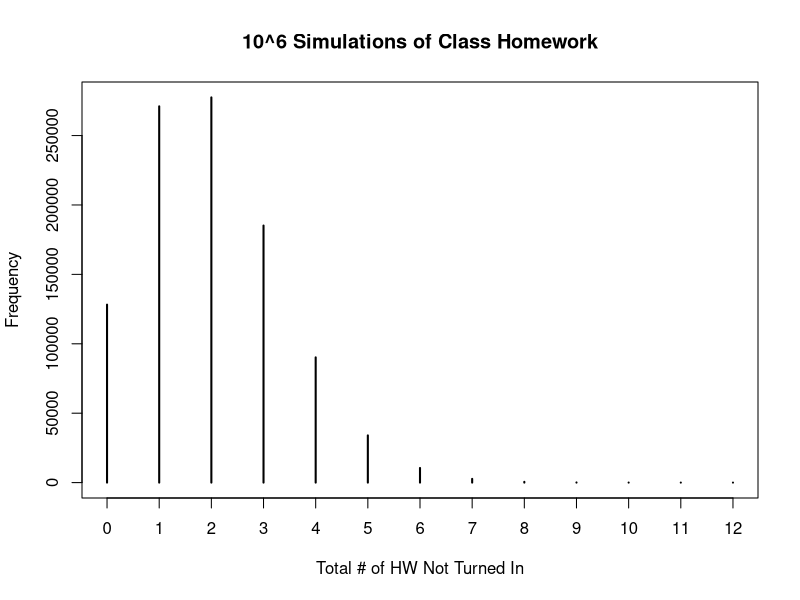
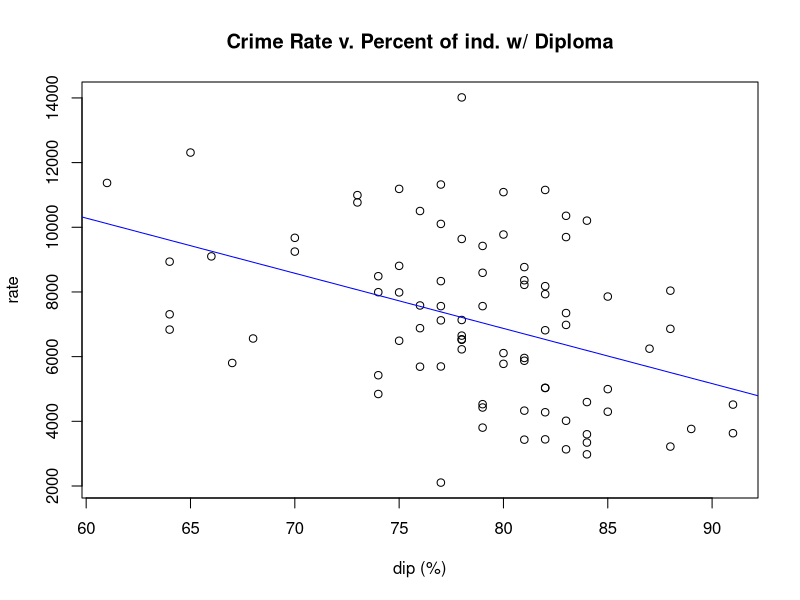
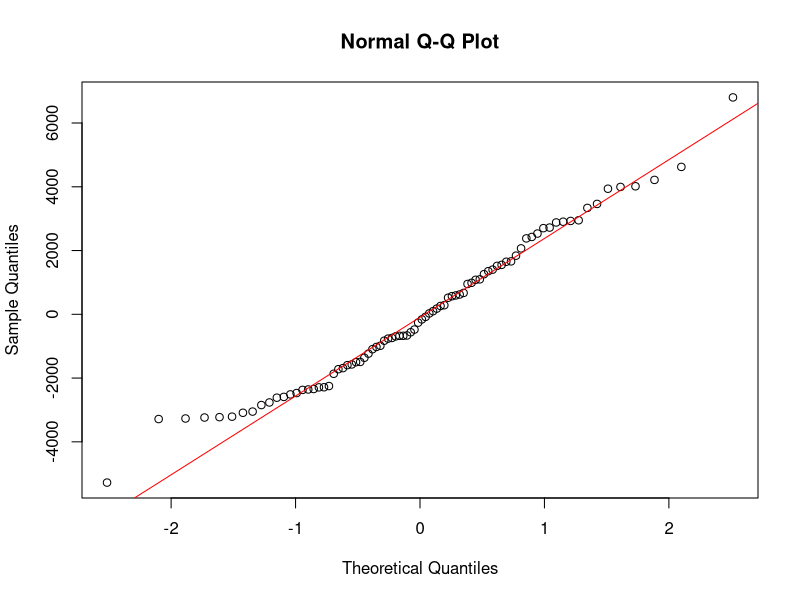
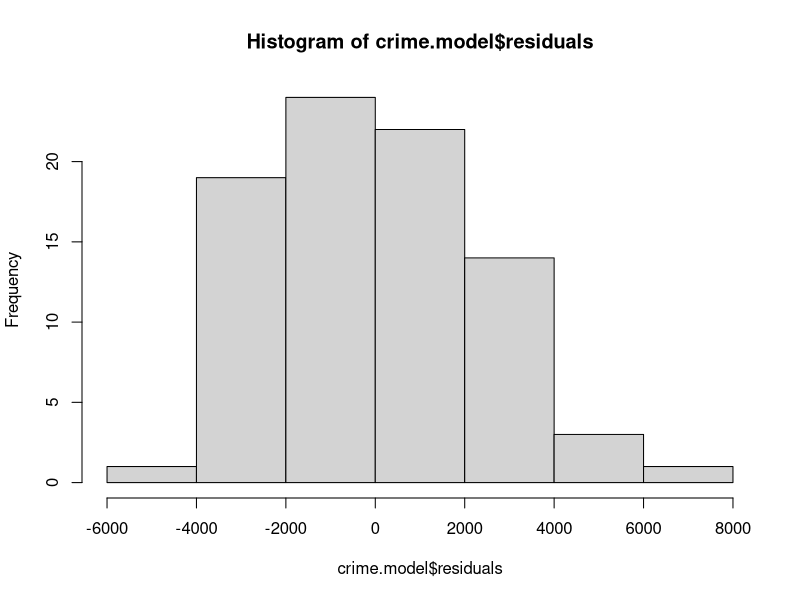
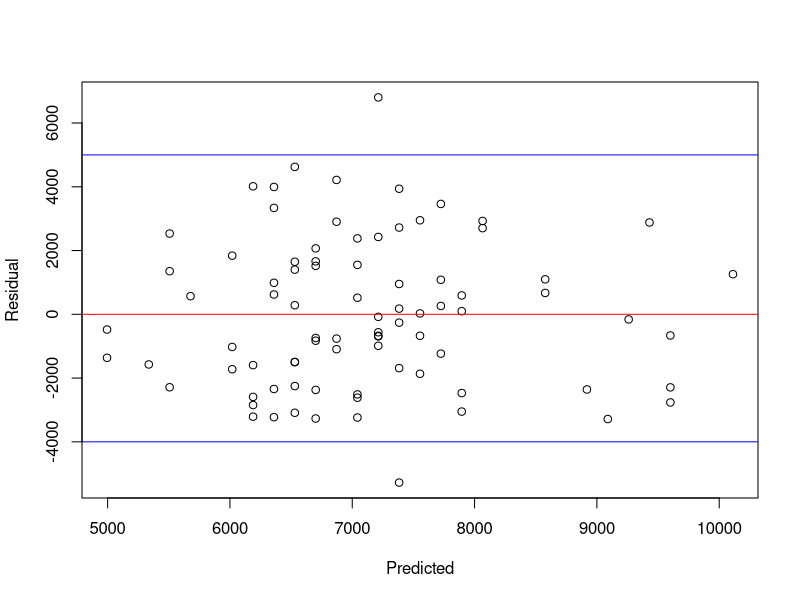

Here is the R script that generated these plots, in order:
## ---- chunk 1
knitr::opts_chunk$set(echo= FALSE)
## ---- chunk 2
func1 <- function(V) {
    x<-(V-mean(V))/sd(V)
    return(sd(x))
}


## ---- chunk 3
func1(1:100)
## ---- chunk 4
func2<-function(v){
good.values1<-v[(v<mean(v)+2*sd(v)) & (v>mean(v)-2*sd(v))]

cat("lower bound = ", mean(v)-2*sd(v));

cat("upper bound = ", mean(v)+2*sd(v))

#print(good.values1)

}

func2

## ---- chunk 5
output<-func2(1:100)
## ---- chunk 6

func3<-function(v){
good.values2<-v[(v<mean(v)+3*sd(v)) & (v>mean(v)-3*sd(v))]

}
func3
## ---- chunk 7
X<-c(1:100,200,300)
func3(X)
## ---- chunk 8
cat("The upper bound is", mean(X)+3*sd(X))
cat("The lower bound is", mean(X)-3*sd(X))
## ---- chunk 9
flips20 <- sample(c(0,1), 20, replace = TRUE, prob = c(0.5, 0.5))
flips20
## ---- chunk 10
total.heads20<-sum(flips20)
cat("The total number of heads in our simulation is", total.heads20)
## ---- chunk 11
Pheads<-total.heads20/20

cat("P(Heads) =", Pheads)


## ---- chunk 12
total.tosses<-function(Tosses){
sample(c(0,1), 10^Tosses, replace = TRUE, prob = c(0.5, 0.5))
  }
total.tosses
multisim<-sapply(1:5, total.tosses)
total.headsmulti<-vapply(multisim, sum, c("Total number of heads"=0))
## ---- chunk 13
cat("The total number of heads is ",total.headsmulti)
multi.prob=list()
for (L in 1:5) {
  multi.prob[L]<-total.headsmulti[L]/10^L
#print(prob[L])
}
approx.prob<-unlist(multi.prob, use.names=FALSE)

cat("P(Heads) = ",approx.prob)
## ---- chunk 14
true.prob<-c(0.5,0.5,0.5,0.5,0.5)
error<-abs(true.prob-approx.prob)
error
## ---- chunk 15
#student.sample40<-sample(c(0,1), 40, replace = TRUE, prob = c(0.05, 0.95))
student.sample <- function(n){
  turnedin <- sample(0:1, size = n, replace = TRUE, prob=c(0.95,0.05))
  return(sum(turnedin))
}
cat("X =", student.sample(40))



## ---- chunk 16
simulation<-replicate(n = 10^6, expr = student.sample(40));
plot(table(simulation), xlab = 'Total # of HW Not Turned In', ylab = 'Frequency', main = '10^6 Simulations of Class Homework')
#hist(table(simulation), xlab = 'Total # of HW Not Turned In', ylab = 'Frequency', main = '10^6 Simulations of Class Homework')
## ---- chunk 17
simaverage<-sum(simulation)/length(simulation)
cat("X_bar = ", simaverage)
simdeviation<-sd(simulation)
cat("s_X = ", simdeviation)
## ---- chunk 18
cat("P(X=0) = ",sum(simulation == 0)/length(simulation))
#cat("P(All students turned in their homework) =", sum(student.sample40)/40)
## ---- chunk 19
cat("P(X>=2) = ",sum(simulation >= 2)/length(simulation))

#cat("P(X>=2) = ", (40-sum(student.sample40))/40)
## ---- chunk 20
cat("M = ", median(simulation))
## ---- chunk 21
setwd("/Users/brad/Downloads/STA 32/R Project")
crime.data<-read.csv("crime.csv")
## ---- chunk 22
crime.model<-lm(rate ~ dip, data=crime.data)
crime.model
plot(crime.data$dip,crime.data$rate,main="Crime Rate v. Percent of ind. w/ Diploma", xlab="dip (%)",ylab="rate");abline(crime.model,col="blue")
## ---- chunk 23
summary.lm(crime.model)
## ---- chunk 24
iqr<-IQR(crime.data$rate)
lower.data<-5020.5-3/2*iqr
upper.data<-8840+3/2*iqr
cat("The upper bound is ", upper.data)
cat("The lower bound is ", lower.data)

## ---- chunk 25
#hist(crime.model$residuals)
qqnorm(crime.model$residuals); qqline(crime.model$residuals,col="red")
## ---- chunk 26
hist(crime.model$residuals)
## ---- chunk 27
plot(crime.model$fitted.values,crime.model$residuals, xlab="Predicted", ylab="Residual"); abline(0, 0, col="red"); abline(5000, 0, col="blue");abline(-4000, 0, col="blue")

## ---- chunk 28
confint(crime.model, level=0.95)

